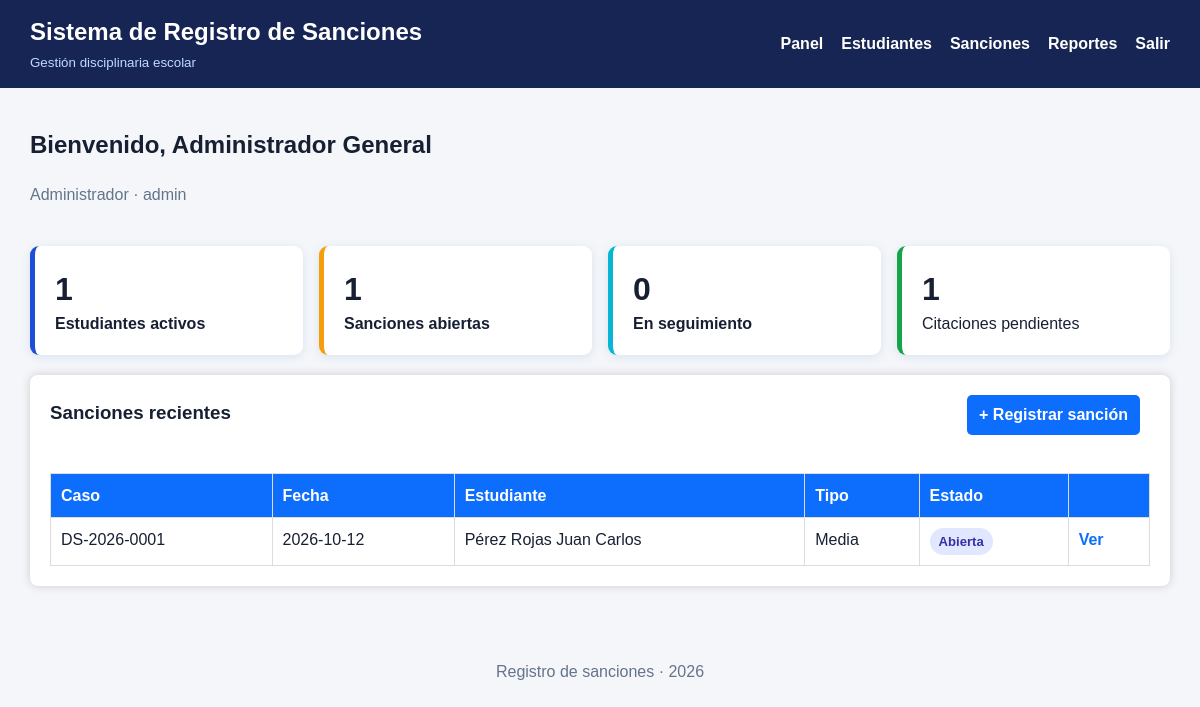
The app's page /public/index.php?url=panel (signed in) with its own data.
### tables this page shows
CREATE TABLE sanciones (
    id_sancion INT AUTO_INCREMENT PRIMARY KEY,

    numero_caso VARCHAR(20) NOT NULL UNIQUE,

    id_estudiante INT NOT NULL,
    id_tipo INT NOT NULL,
    id_usuario INT NOT NULL,
    id_gestion INT NOT NULL,

    fecha_sancion DATE NOT NULL,

    descripcion TEXT NOT NULL,
    accion_tomada TEXT,

    estado ENUM(
        'Abierta',
        'En seguimiento',
        'Cerrada'
    ) DEFAULT 'Abierta',

    fecha_registro TIMESTAMP DEFAULT CURRENT_TIMESTAMP,

    CONSTRAINT fk_sancion_estudiante
    FOREIGN KEY (id_estudiante)
    REFERENCES estudiantes(id_estudiante),

    CONSTRAINT fk_sancion_tipo
    FOREIGN KEY (id_tipo)
    REFERENCES tipos_sancion(id_tipo),

    CONSTRAINT fk_sancion_usuario
    FOREIGN KEY (id_usuario)
    REFERENCES usuarios(id_usuario),

    CONSTRAINT fk_sancion_gestion
    FOREIGN KEY (id_gestion)
    REFERENCES gestiones(id_gestion)
);

CREATE TABLE tipos_sancion (
    id_tipo INT AUTO_INCREMENT PRIMARY KEY,
    nombre VARCHAR(20) NOT NULL UNIQUE,
    puntos INT NOT NULL,
    requiere_citacion ENUM('SI','NO') DEFAULT 'NO'
);

### core/Controller.php (called while the page is built, shortened)
<?php
class Controller
{
    public function view($ruta, $datos = [])
    {
        extract($datos);
        require __DIR__ . "/../app/views/" . $ruta . ".php";
    }
}

### app/controllers/PanelController.php (called while the page is built, shortened)
<?php
class PanelController extends Controller
{
    public function index()
    {
        $db=Database::conectar();
        $metricas=$db->query("SELECT (SELECT COUNT(*) FROM estudiantes WHERE estado='Activo') estudiantes,
            (SELECT COUNT(*) FROM sanciones WHERE estado='Abierta') abiertas,
            (SELECT COUNT(*) FROM sanciones WHERE estado='En seguimiento') seguimiento,
            (SELECT COUNT(*) FROM citaciones WHERE asistio='Pendiente') citaciones")->fetch();
        $recientes=(new SancionRepository($db))->listar([]);
        $recientes=array_slice($recientes,0,5);
        $this->view("panel/index",compact('metricas','recientes'));
    }
}

### public/index.php (called while the page is built, shortened)
<?php
require_once __DIR__ . '/../core/bootstrap.php';
$routes = [
 'login'=>[AuthController::class,'login'],'validar-login'=>[AuthController::class,'validar'],'logout'=>[AuthController::class,'logout'],
 'panel'=>[PanelController::class,'index'],'estudiantes'=>[EstudianteController::class,'index'],'estudiantes-crear'=>[EstudianteController::class,'crear'],
 'estudiantes-guardar'=>[EstudianteController::class,'guardar'],'estudiantes-editar'=>[EstudianteController::class,'editar'],
 'estudiantes-actualizar'=>[EstudianteController::class,'actualizar'],'estudiantes-eliminar'=>[EstudianteController::class,'eliminar'],
 'sanciones'=>[SancionController::class,'index'],'sanciones-crear'=>[SancionController::class,'crear'],'sanciones-guardar'=>[SancionController::class,'guardar'],
 'sanciones-ver'=>[SancionController::class,'ver'],'sanciones-editar'=>[SancionController::class,'editar'],'sanciones-actualizar'=>[SancionController::class,'actualizar'],
 'sanciones-estado'=>[SancionController::class,'estado'],'compromisos-guardar'=>[ActuacionController::class,'compromiso'],
 'citaciones-guardar'=>[ActuacionController::class,'citacion'],'seguimientos-guardar'=>[ActuacionController::class,'seguimiento'],
 'reportes'=>[ReporteController::class,'index'],'reportes-csv'=>[ReporteController::class,'csv']
];
$url = isset($_GET['url']) ? $_GET['url'] : (Auth::check() ? 'panel' : 'login');
list($controller,$method)=$routes[$url]; (new $controller())->$method();

### core/bootstrap.php (called while the page is built, shortened)
<?php
spl_autoload_register(function ($class) {
    $folders = [
        __DIR__,
        __DIR__ . '/../app/controllers',
        __DIR__ . '/../app/models',
        __DIR__ . '/../app/repositories',
        __DIR__ . '/../app/services',
        __DIR__ . '/../app/contracts'
    ];
    foreach ($folders as $folder) {
        $file = $folder . '/' . $class . '.php';
        if (is_file($file)) {
            return;
        }
    }
});

### app/repositories/SancionRepository.php (called while the page is built, shortened)
<?php
class SancionRepository implements SancionRepositoryInterface
{
    private $db;
    public function __construct(PDO $db)
    {
        $this->db = $db;
    }
    public function listar($filtros = [])
    {
        $sql = "SELECT s.*, CONCAT(e.apellidos, ' ', e.nombres) estudiante,
                       e.codigo_estudiante, t.nombre tipo, t.puntos,
                       u.nombre_completo responsable, g.gestion
                FROM sanciones s
                JOIN estudiantes e ON e.id_estudiante=s.id_estudiante
                JOIN tipos_sancion t ON t.id_tipo=s.id_tipo
                JOIN usuarios u ON u.id_usuario=s.id_usuario
                JOIN gestiones g ON g.id_gestion=s.id_gestion WHERE 1=1";
        $params = [];
        $sql .= " ORDER BY s.fecha_sancion DESC, s.id_sancion DESC";
        $stmt = $this->db->prepare($sql);
        $stmt->execute($params);
        return $stmt->fetchAll();
    }
}

### app/views/panel/index.php (the view)
<?php $titulo='Panel principal'; require __DIR__.'/../partials/header.php'; ?>
<section class="welcome"><h1>Bienvenido, <?php echo htmlspecialchars($_SESSION['nombre_completo']); ?></h1><p><?php echo htmlspecialchars($_SESSION['rol'].' · '.$_SESSION['usuario']); ?></p></section>
<section class="metrics"><a class="metric" href="index.php?url=estudiantes"><strong><?php echo $metricas['estudiantes']; ?></strong><span>Estudiantes activos</span></a><a class="metric warning" href="index.php?url=sanciones&estado=Abierta"><strong><?php echo $metricas['abiertas']; ?></strong><span>Sanciones abiertas</span></a><a class="metric info" href="index.php?url=sanciones&estado=En+seguimiento"><strong><?php echo $metricas['seguimiento']; ?></strong><span>En seguimiento</span></a><div class="metric accent"><strong><?php echo $metricas['citaciones']; ?></strong><span>Citaciones pendientes</span></div></section>
<section class="card"><div class="section-title"><h3>Sanciones recientes</h3><a class="btn" href="index.php?url=sanciones-crear">+ Registrar sanción</a></div><div class="table-wrap"><table class="table"><thead><tr><th>Caso</th><th>Fecha</th><th>Estudiante</th><th>Tipo</th><th>Estado</th><th></th></tr></thead><tbody>
<?php foreach($recientes as $r): ?><tr><td><?php echo htmlspecialchars($r['numero_caso']); ?></td><td><?php echo htmlspecialchars($r['fecha_sancion']); ?></td><td><?php echo htmlspecialchars($r['estudiante']); ?></td><td><?php echo htmlspecialchars($r['tipo']); ?></td><td><span class="badge"><?php echo htmlspecialchars($r['estado']); ?></span></td><td><a href="index.php?url=sanciones-ver&id=<?php echo $r['id_sancion']; ?>">Ver</a></td></tr><?php endforeach; ?><?php if(!$recientes): ?><tr><td colspan="6">Aún no hay sanciones registradas.</td></tr><?php endif; ?></tbody></table></div></section>
<?php require __DIR__.'/../partials/footer.php'; ?>

### public/css/estilos.css (style rules this page uses)
body { font-family: Arial, sans-serif; background: #f4f6f9; margin: 0; }
.card { background: white; padding: 20px; border-radius: 8px; box-shadow: 0 0 8px #ccc; margin-bottom: 20px; }
a { color: #0d6efd; text-decoration: none; font-weight: bold; }
.table { width: 100%; border-collapse: collapse; margin-top: 20px; background: white; }
.table th, .table td { border: 1px solid #ddd; padding: 10px; text-align: left; }
.table th { background: #0d6efd; color: white; }
.btn { background: #0d6efd; color: white; padding: 8px 12px; border-radius: 5px; text-decoration: none; display: inline-block; margin-right: 10px; }
:root { --primary:#1d4ed8;--dark:#172033;--muted:#64748b;--line:#e2e8f0;--surface:#fff;--success:#15803d;--danger:#b91c1c }
* { box-sizing:border-box }
body { color:var(--dark);line-height:1.45 }
h1,h2,h3,p { margin-top:0 }
.welcome { padding:10px 0 4px }
.welcome p { color:var(--muted) }
.metrics { display:grid;grid-template-columns:repeat(4,1fr);gap:16px;margin:20px 0 }
.metric { display:flex;flex-direction:column;background:#fff;border-left:5px solid var(--primary);padding:20px;border-radius:9px;box-shadow:0 2px 10px #dbe3ef;color:var(--dark) }
.metric strong { font-size:2rem }
.metric.warning { border-color:#f59e0b }
.metric.info { border-color:#06b6d4 }
.metric.accent { border-color:#16a34a }
.section-title { display:flex;align-items:center;justify-content:space-between;gap:16px;margin-bottom:18px }
.section-title h1,.section-title h3 { margin-bottom:4px }
.table-wrap { overflow:auto }
.table th { white-space:nowrap }
.table td { vertical-align:top }
.badge { display:inline-block;padding:4px 9px;background:#e0e7ff;color:#3730a3;border-radius:999px;font-size:.82rem;font-weight:700 }

### records on screen
sanciones: numero_caso "DS-2026-0001", fecha_sancion "2026-10-12", estudiante "Pérez Rojas Juan Carlos", id_tipo.nombre "Media", estado "Abierta"

### other values on screen
$_SESSION['nombre_completo'] "Administrador General"
$_SESSION['rol'].' · '.$_SESSION['usuario'] "Administrador · admin"
$metricas['estudiantes'] "1"
$metricas['abiertas'] "1"
$metricas['seguimiento'] "0"
$metricas['citaciones'] "1"
